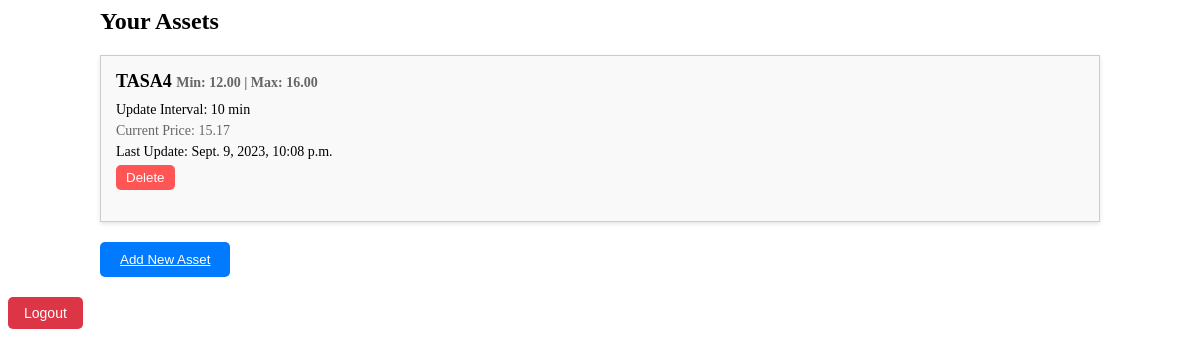
The app's page / (signed in), older data.
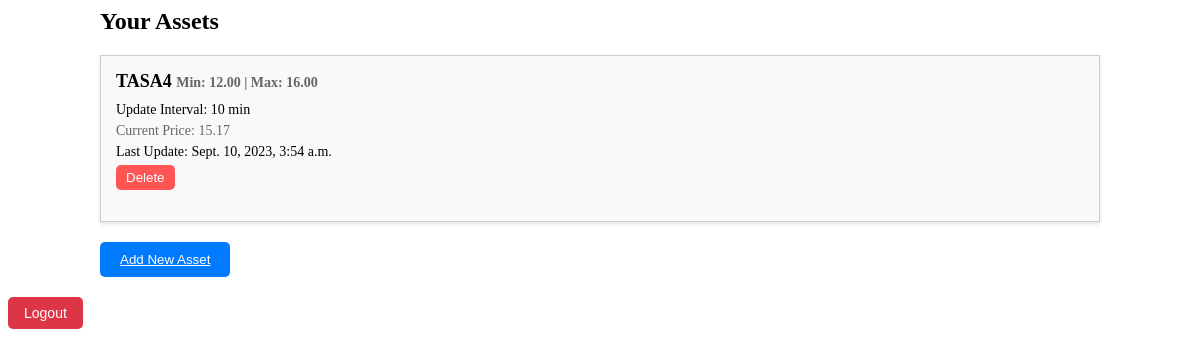
The same page, newer data.
### assets_monitoring/models.py (models this page shows, shortened)
class AssetOwnership(models.Model):
    objects = models.Manager()
    user = models.ForeignKey(User, on_delete=models.CASCADE, null=False)
    asset = models.ForeignKey(Asset, on_delete=models.CASCADE, null=False)
    min_price = models.DecimalField(max_digits=10, decimal_places=2, null=False)
    max_price = models.DecimalField(max_digits=10, decimal_places=2, null=False)
    update_interval_minutes = models.PositiveIntegerField(default=10, null=False)
    notified_time = models.DateTimeField(null=True)

class Asset(models.Model):
    objects = models.Manager()
    ticker = models.CharField(max_length=10, unique=True, null=False)
    current_price = models.DecimalField(max_digits=10, decimal_places=2, null=True)
    update_interval_minutes = models.PositiveIntegerField(default=10, null=False)
    last_update = models.DateTimeField(null=True)
    next_update = models.DateTimeField(null=True)
    users = models.ManyToManyField(User, through='AssetOwnership')

### assets_monitoring/views.py (the view)
# urls.py: path('', views.ownership_list, name='ownership_list'),
@login_required
def ownership_list(request):
    assets_ownerships = AssetOwnership.objects.filter(user=request.user)
    return render(request, 'asset_list.html', {'assets_ownerships': assets_ownerships})

### assets_monitoring/templates/asset_list.html (shortened to what this page needs)
{% extends 'base.html' %}
{% block content %}
<div class="assets-container">
    <h2>Your Assets</h2>
    <div class="asset-list">
        {% for ownership in assets_ownerships %}
        <div class="asset-item">
            <div class="asset-header">
                {{ ownership.asset.ticker }}
                <span class="asset-price">Min: {{ ownership.min_price }} | Max: {{ ownership.max_price }}</span>
            </div>
            <div class="asset-details">
                <p class="asset-interval">Update Interval: {{ ownership.update_interval_minutes }} min</p>
                <p class="asset-price">Current Price: {{ ownership.asset.current_price|default:"-" }}</p>
                <p class="asset-last-update">Last Update: {{ ownership.asset.last_update|default:"-" }}</p>
            </div>
            <div class="asset-actions">
                <form method="post" action="{% url 'ownership_delete' ownership.asset.ticker %}">
                    <button type="submit" class="delete-ownership-button">Delete</button>
                </form>
            </div>
        </div>
        {% endfor %}
    </div>
    <button class="add-asset-button" >
        <a class="add-asset-link" href="{% url 'ownership_register' %}">Add New Asset</a>
    </button>
</div>
<form class="logout-form" method="post" action="{% url 'logout' %}">
    <button class="logout-button" type="submit">Logout</button>
</form>
{% endblock %}

### assets_monitoring/templates/base.html (shortened to what this page needs)
{% load static %}
<link rel="stylesheet" type="text/css" href="{% static 'css/styles.css' %}">
<!DOCTYPE html>
<html lang="en">
<head>
</head>
<body>
    <div class="content">
        {% block content %}{% endblock %}
    </div>
</body>
</html>

### assets_monitoring/static/css/styles.css (style rules this page uses)
.assets-container { max-width: 1000px; margin: 0 auto; }
.asset-list { display: flex; flex-wrap: wrap; gap: 20px; }
.asset-item { flex: 1; border: 1px solid #ccc; padding: 15px; background-color: #f9f9f9; box-shadow: 0 2px 4px rgba(0, 0, 0, 0.1); transition: transform 0.2s; min-width: 300px; }
.asset-header { font-size: 18px; font-weight: bold; margin-bottom: 10px; }
.asset-price { font-size: 14px; color: #666; }
.asset-details p { margin: 5px 0; }
.add-asset-button { margin-top: 20px; border: none; background-color: #007bff; color: white; padding: 10px 20px; border-radius: 5px; text-decoration: none; cursor: pointer; transition: background-color 0.2s; }
.add-asset-link { color: white; }
.asset-interval, .asset-price, .asset-last-update { font-size: 14px; margin: 3px 0; }
.logout-form { margin-top: 20px; }
.logout-button { background-color: #dc3545; color: white; border: none; padding: 8px 16px; cursor: pointer; font-size: 14px; border-radius: 5px; }
.delete-ownership-button { background-color: #ff5555; color: #fff; border: none; padding: 5px 10px; cursor: pointer; border-radius: 5px; }

Row changes from the older to the newer data that the page shows:
changed through a linked row, AssetOwnership "TASA4": asset.last_update "Sept. 9, 2023, 10:08 p.m." → "Sept. 10, 2023, 3:54 a.m."
